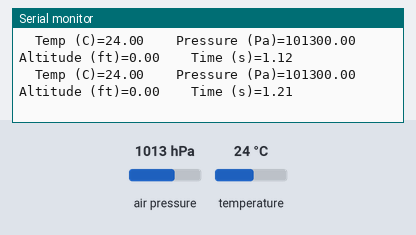
A sketch run on a simulated Arduino Uno, built with avr-gcc and run on an emulated ATmega328P. Shown: the last lines printed to the serial monitor. The test bench sets the inputs (shaded band); at power-on: air pressure 1013 hPa, temperature 24 °C.

Above: at 1.2 s.
1.3 s: air pressure set to 952 hPa
At 1.35 s:
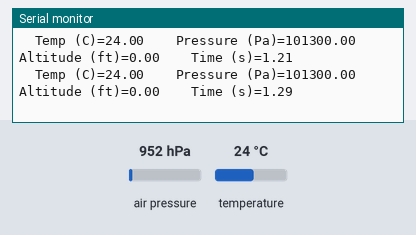
4.3 s: air pressure set to 975 hPa
At 4.33 s:
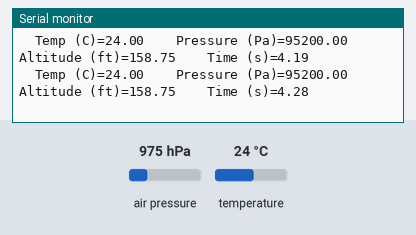
7.3 s: air pressure set to 1000 hPa
At 7.36 s:
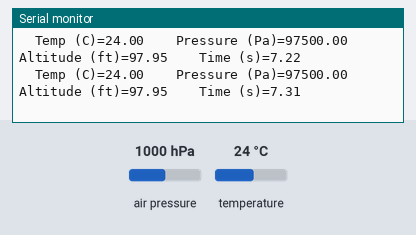
10.3 s: air pressure set to 1025 hPa
At 10.35 s:
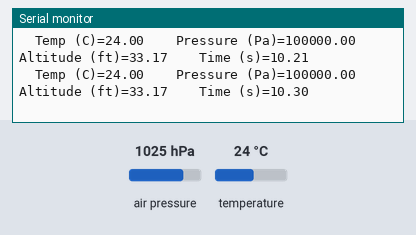
13.3 s: temperature set to 12 °C
At 13.32 s:
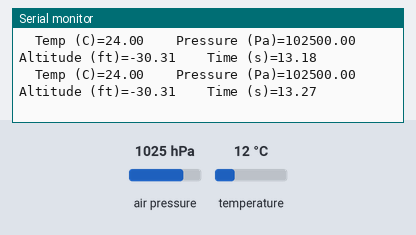
Timing chart, 0 to 16.3 s (numbered marks = the images above; inputs shaded):
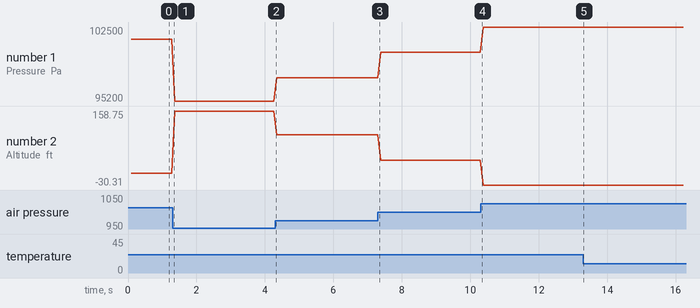

Measured:
- plotted number 1: 101300 → 95200 after the input at 1.3 s, 95200 → 97500 after the input at 4.3 s, 97500 → 100000 after the input at 7.3 s, 100000 → 102500 after the input at 10.3 s
- plotted number 2: 0 → 158.75 after the input at 1.3 s, 158.75 → 97.95 after the input at 4.3 s, 97.95 → 33.17 after the input at 7.3 s, 33.17 → -30.31 after the input at 10.3 s

The sketch:

BMPCode.ino
```cpp
///////////BMP180//////////
#include <Adafruit_BMP085.h>
Adafruit_BMP085 bmp;


/////////////GLOBAL VARIABLES///////////////////
bool gotGroundPressure = false; //changed to false once a ground pressure is obtained
double groundPressure = 0;


////////////////////FUNCTION DECLARATIONS////////////////////////////////
double getGroundPressure();   //calculates the ground pressure by averaging pressure readings
                              //taken while rocket is on the launch pad
void getBmpReadings(double &T, double &P, double &A, double&groundPressure);


////////////////RUN PROGRAM//////////////////////////
void setup()
{
  Serial.begin(9600);   // BMP180 Initialization //
  bmp.begin();          //Serial.println("REBOOT");
  //bmp.readTemperature();
}

void loop()
{
  double T,P,A;          // variables to Store Temp, Pressure and Altitude values

  if (gotGroundPressure == false)
  {
    Serial.print("  Initial Temp (C)="); Serial.print(bmp.readTemperature());
    Serial.print("\t");

    //averages over sample size set to 1000 to determine pressure at 0 altitude
    //this function is performed only on the first iteration of the loop() function
    groundPressure = getGroundPressure();
    Serial.print("  Ground Pressure (Pa)=");
    Serial.print(groundPressure);
    Serial.print("\n");
    gotGroundPressure = true;
  }
  else
  {
    getBmpReadings(T, P, A, groundPressure);
  }

  delay(50);
}


/////////////////////FUNCTIONS////////////////////////
double getGroundPressure()
{
  int sampleSize = 300;
  double pressureValues[sampleSize];
  double sum = 0;

  for (int i=0; i<sampleSize; i++)
  {
    pressureValues[i] = bmp.readPressure();
    sum = sum + pressureValues[i];
  }

  return sum / sampleSize;
}


void getBmpReadings(double &T, double &P, double &A, double &groundPressure)
{
  T = bmp.readTemperature();
  Serial.print("  Temp (C)="); Serial.print(T);         //Print temperature values in Celsius
  Serial.print("\t");

  P = bmp.readPressure();
  Serial.print("  Pressure (Pa)="); Serial.print(P);    //Print pressure values in Pascal
  Serial.print("\t");

  A = bmp.readAltitude(groundPressure)/3.28084;
  Serial.print("  Altitude (ft)="); Serial.print(A);     //Print altitude values in Meters
  Serial.print("\t");
  Serial.print("  Time (s)="); Serial.println(millis()/1000.0);

}
```
